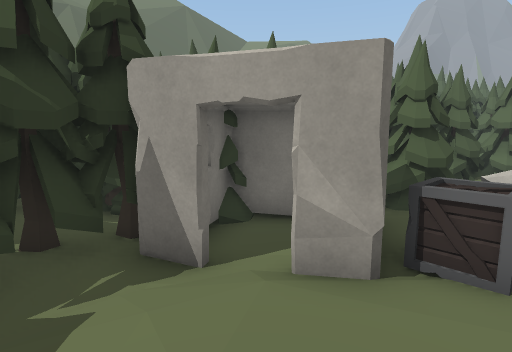
view 1 (above)

24 first-person views from a walk through a 3-D level made in the Unity game engine. The camera is 1.5 m above the floor, tilts 8° down and sees 80° across. The floor is counted in squares, 1 m on a side. Each view is taken from the middle of a square. On the plan, view 1 faces up. The plan holds only what a view shows up to about 15 squares ahead; the rest is blank. The place goes on beyond the plan. The player is left out. Some animated figures are not drawn. Some surface patterns are stand-ins.

view 2
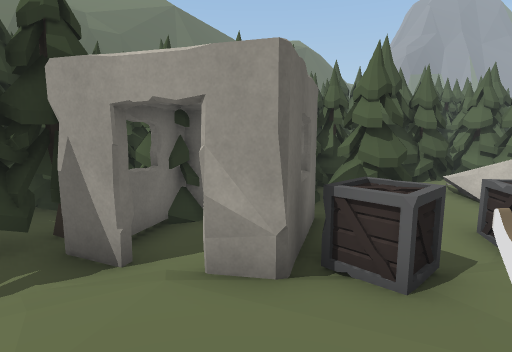

view 3
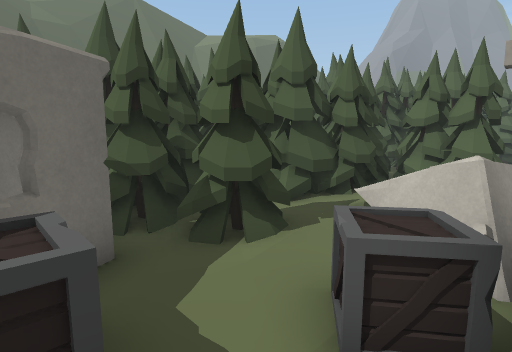

view 4
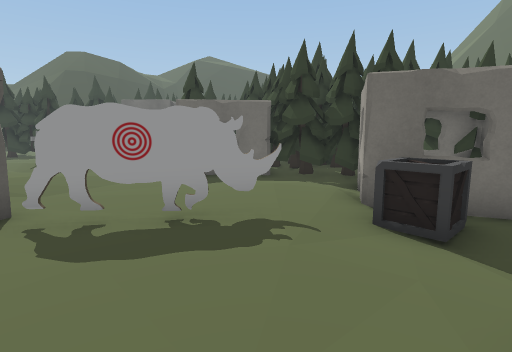

view 5
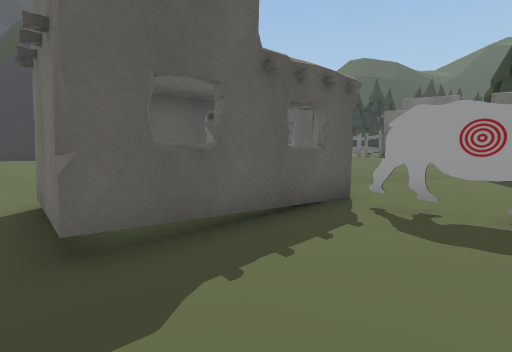

view 6
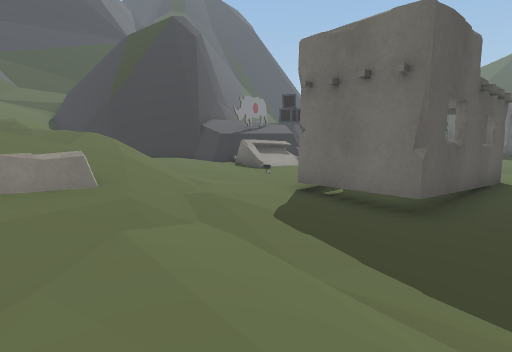

view 7
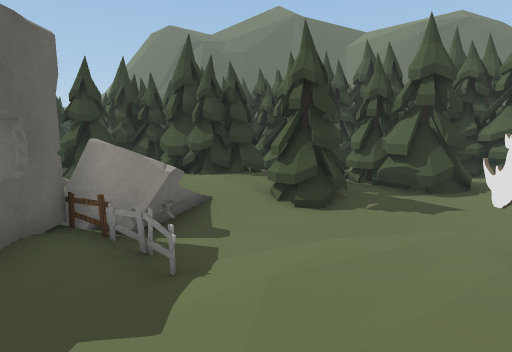

view 8
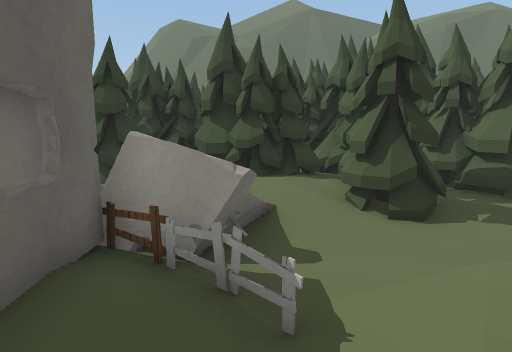

view 9
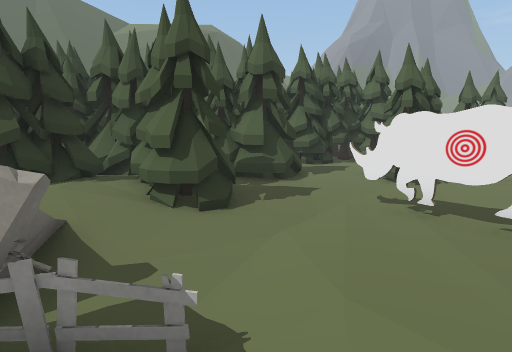

view 10
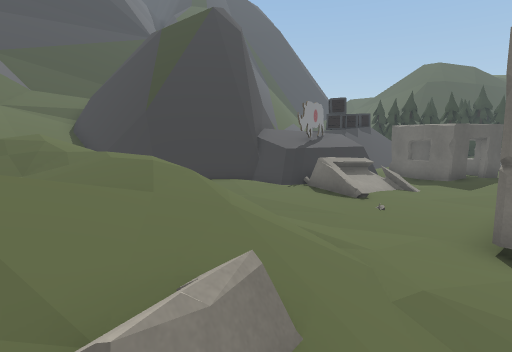

view 11
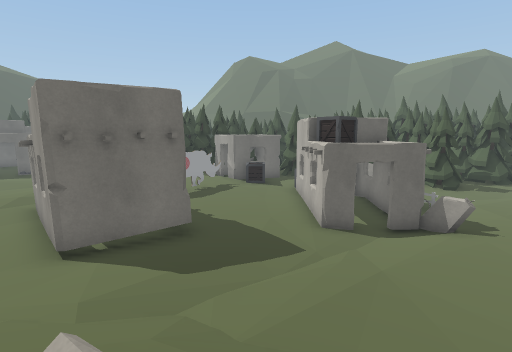

view 12
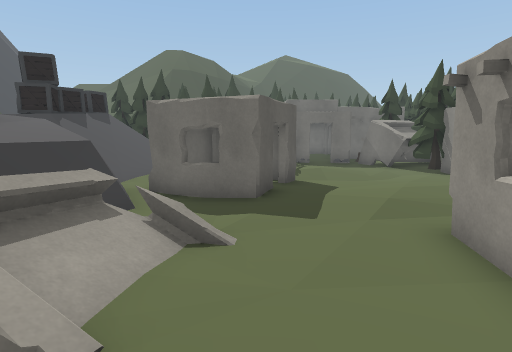

view 13
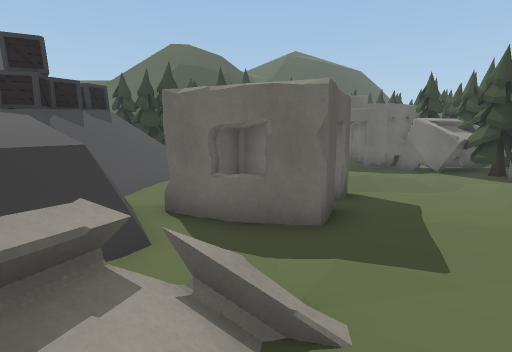

view 14
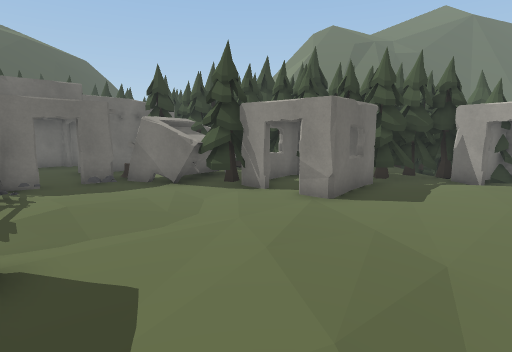

view 15
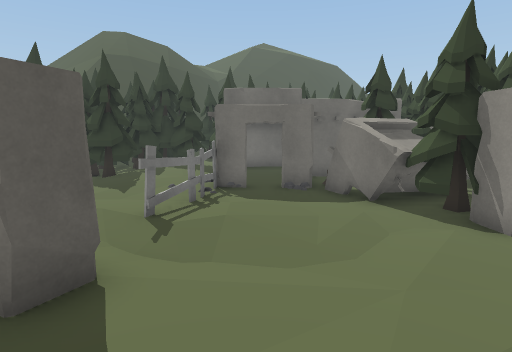

view 16
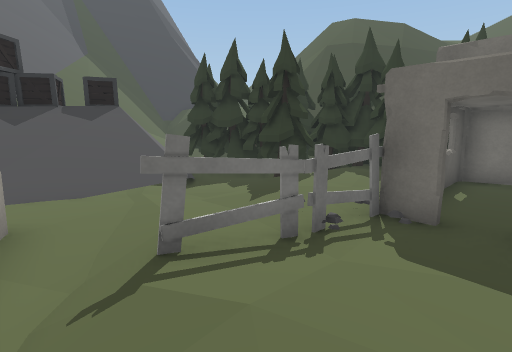

view 17
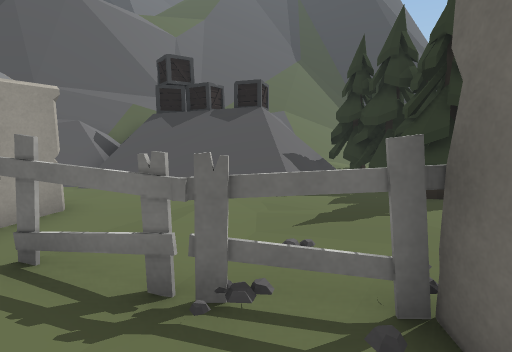

view 18
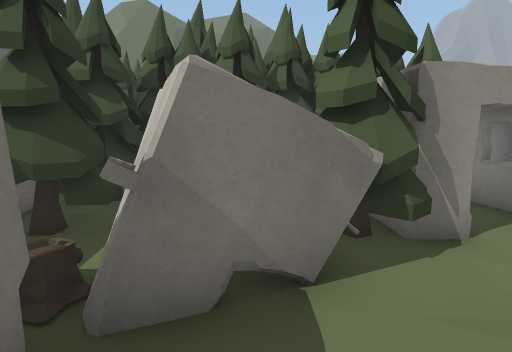

view 19
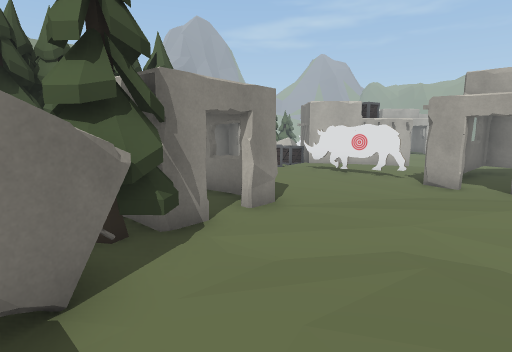

view 20
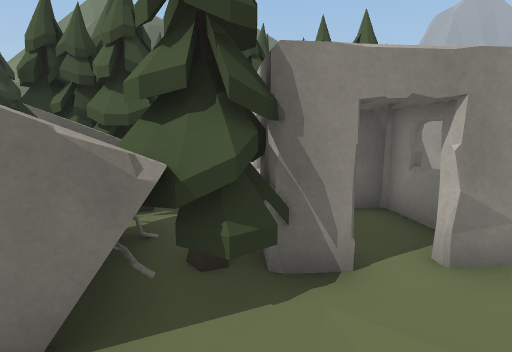

view 21
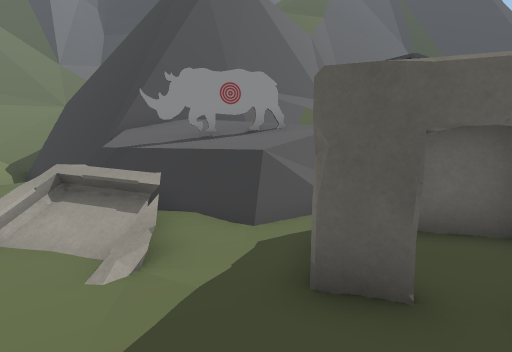

view 22
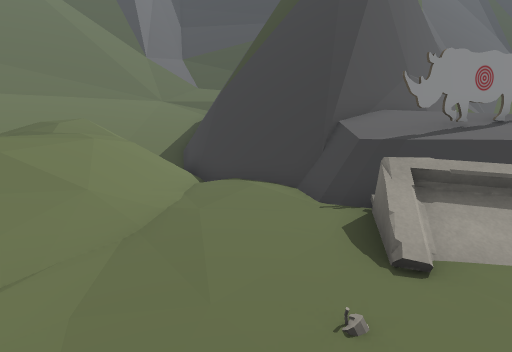

view 23
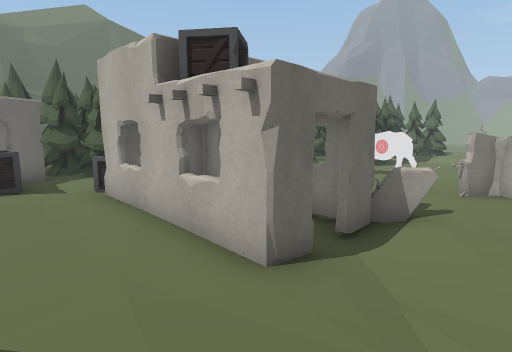

view 24
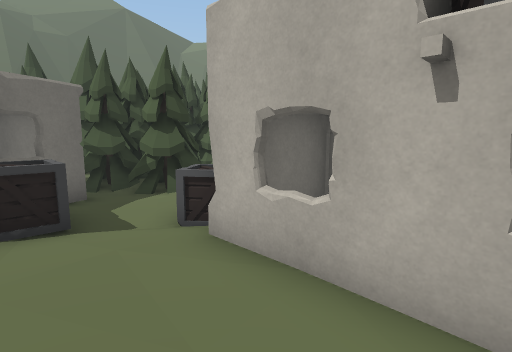

### Floor plan
Key: @ floor where view 1 was taken; # wall or solid block; x gap in a wall; . main floor; - floor 0.5 m lower than the main floor; : floor 0.75 m higher than the main floor; _ floor 0.75 m lower than the main floor; + floor 1.25 m higher than the main floor; * floor 1.5 m higher than the main floor; % floor 2 m higher than the main floor; < floor 6 m lower than the main floor; ( floor 6.5 m lower than the main floor; ! floor 7.25 m lower than the main floor; ? floor 7.5 m lower than the main floor; / step, stairs or slope; = window, fence, low wall or low ledge; v drop or lower ground; T tree; H house; C crate; B building; F fence; O other object.
Columns run from 14 left of view 1 to 14 right of it. Each row starts with its distance up from view 1.
 21                        T
 20                        T  OO
 19                        O  O
 18                OO     OOTTTT
 17                OO OOTTTOOTTTT
 16                  OOTTTTOTTTTT
 15                  TTOTT.TTT...
 14              OOTTTTTTTTTTTT.-
 13              OO  OOTTTTTTTT--
 12                  TTOTTTT T---
 11             T  TTTTTTTTTT./O-
 10             TTTTTTTTTT.TT/-OO
  9            TTOTTTTTTTT/TT/--O
  8 OO        OOTO.TTTT.O////_---
  7 OO        TOOTTTTTT.H OH_/---
  6  T       TTTTTTHHTT..HFFF/---
  5 TT  OO# OTTTTT..H..CC##/_---.
  4 OOOOT   TTTTTT.HCC.C#HH#_--..
  3  T       TTT...HCC..#..HH -.O
  2         TTTT........H# -H#O..
  1         #THH....O.....H #H-..
  0           .H..@.O......HH-...
 -1 BB       .HH....O......---...
 -2         ?..H....OO......--...
 -3       !!........HHHH....-....
 -4 ..  !!/.........# HHH#.......
 -5 /....B/.........H....#...../
 -6 /...............HH#HH#..////
 -7 /((((B...............H..////
 -8 T.......<..HH..........//////
 -9  .........H.HH........./////
-10  //.......H..H........//////
-11   /T......HHHH..H O...////
-12    /./......H==== ....//+//
-13    ////....#==##=vx...//*/:
-14     ///::::==**OOO==..//*//
-15         ***=#*O** =#=./////
-16      =##CCC:* % ######/////
-17       CCCCC * =########/
-18             +###      #//
-19             ###       #=/

Where each view was taken, in squares from view 1:
view 1: 0 up, 0 right, facing up
view 2: 0 up, 1 right, facing up
view 3: 2 up, 4 right, facing up
view 4: 1 up, 7 right, facing left
view 5: 0 up, 8 right, facing down-left
view 6: 2 down, 13 right, facing down-left
view 7: 4 up, 14 right, facing up-left
view 8: 4 up, 12 right, facing up-left
view 9: 4 up, 11 right, facing up
view 10: 6 down, 13 right, facing down-left
view 11: 8 down, 14 right, facing up-left
view 12: 9 down, 6 right, facing left
view 13: 10 down, 4 right, facing left
view 14: 8 down, 1 right, facing up-left
view 15: 6 down, 0 right, facing left
view 16: 5 down, 4 left, facing down-left
view 17: 5 down, 8 left, facing down
view 18: 6 down, 8 left, facing up
view 19: 6 down, 8 left, facing up-right
view 20: 5 down, 6 left, facing up
view 21: 6 down, 0 right, facing down
view 22: 7 down, 6 right, facing down
view 23: 4 down, 9 right, facing up
view 24: 1 down, 6 right, facing up
